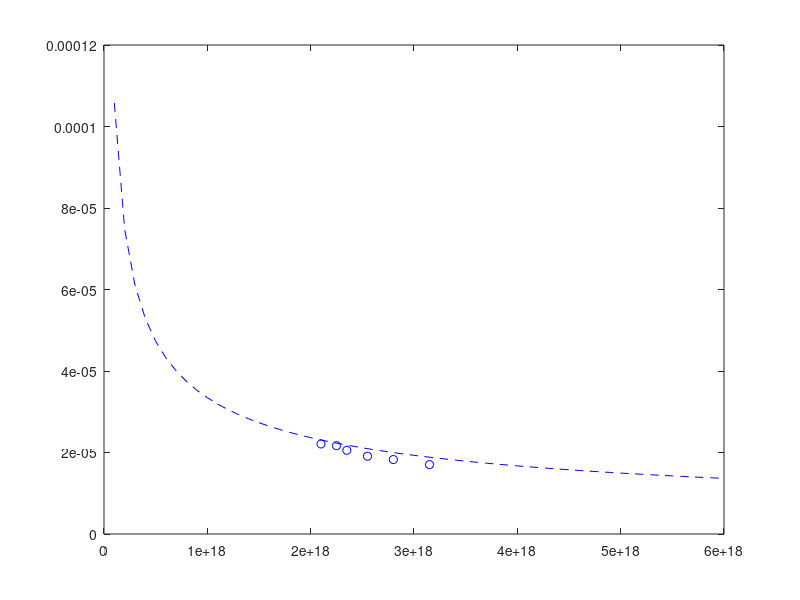

MATLAB code for this plot: (Note: this script raises an error after producing the figure.)

%addpath(genpath('O:\Ludwig\Matlab'))


c = 3e8;
%w_l = 2*pi*c / lambda;
eps = 8.854e-12;
m_e = 9.1e-31;
q = -1.6e-19;
n_e = 0:5;
dens = 0:0.1e18:6e18;
dens2 = 8e18:2e18:18e18;

%pressure = 8:2:18;
density_PW = [2.05e18 2.27e18 2.47e18 2.84e18 3.01e18 3.46e18];
density_PW_new2 = [ 2.22e18 2.37e18 2.73e18 2.95e18 3.07e18 3.64e18];
denisty_fit_av = [2.1e18 2.25e18 2.35e18 2.55e18 2.8e18 3.15e18];
density_fit_av_new2 = [2.29e18 2.38e18 2.65e18 3.07e18 3.35e18 3.86e18];
density_interf_minmax = [2.3e18 2.8e18 3.1e18 3.6e18 3.9e18 4.4e18];
density_interf_minmax_new = [2.69e18 2.87e18 3.27e18 3.56e18 3.89e18 4.48e18];
density_interf_av = [ 2.26e18 2.76e18 2.88e18 3.45e18 3.72e18 4.0e18];
PW_length = [23e-6 22e-6 21e-6 20e-6 19e-6 17e-6];
PW_length_new = [23e-6 22e-6 21e-6 20e-6 19.3e-6 18e-6];
PW_length_new2 = [22.43e-6 21.72e-6 20.25e-6 19.47e-6 19.07e-6 17.52e-6];
lambda_p = 2*pi*c*sqrt((eps*m_e)./(density_fit_av_new2*1e6*q^2));
lambda_p_calc = 2*pi*c*sqrt((eps*m_e)./(dens*1e6*q^2));

%error
err_density_fit_av = [0.075*2.1e18 0.075*2.25e18 0.09*2.35e18 0.085*2.55e18 0.085*2.8e18 0.08*3.15e18];
err_density_fit_av_new2 = [0.052*2.29e18 0.049*2.38e18 0.043*2.65e18 0.042*3.07e18 0.041*3.35e18 0.044*3.86e18];
err_neg_PW_new = [0.093*2.0e18 0.097*2.3e18 0.101*2.5e18 0.109*2.8e18 0.11*3.2e18 0.118*3.9e18];
err_pos_PW_new = [0.107*2.0e18 0.115*2.3e18 0.121*2.5e18 0.127*2.8e18 0.133*3.2e18 0.142*3.9e18];
err_neg_PW_length_new = [0.051*23e-6 0.054*22e-6 0.056*21e-6 0.060*20e-6 0.062*19.3e-6 0.067*18e-6];
err_pos_PW_length_new = [0.047*23e-6 0.054*22e-6 0.052*21e-6 0.055*20e-6 0.057*19.3e-6 0.067*18e-6];
err_PW_length_new2 = [0.026*22.43e-6 0.024*21.72e-6 0.026*20.25e-6 0.027*19.47e-6 0.035*19.07e-6 0.030*17.52e-6];
%figure(11);
%plot(density_interf_minmax_new,PW_length_new,density_interf_minmax_new,lambda_p)


%simulation
PW_length_sim_ao4 = 21e-6;
PW_length_sim_ao2 = 20.05e-6;



diff = sum(PW_length-lambda_p)/length(PW_length);

p = polyfit(denisty_fit_av,lambda_p,2);
fit1 = p(1)*dens.^2+p(2)*dens+p(3);
p2 = polyfit(denisty_fit_av,PW_length_new,2);
fit2 = p2(1)*dens.^2+p2(2)*dens+p2(3);

figure(12)
plot(denisty_fit_av,lambda_p,'bo',dens,lambda_p_calc,'b--')
hold on
errorbarxy(denisty_fit_av,PW_length_new,err_density_fit_av,err_density_fit_av,err_neg_PW_length_new,err_pos_PW_length_new,{'rx','r','r'})
%plot(denisty_fit_av,PW_length_new,'o',dens,fit2)
plot(dens,fit2,'r')

hold off

%density from PW

lambda_pPW =2*pi*c*sqrt((eps*m_e)./(density_PW_new2*1e6*q^2));
p3 = polyfit(density_PW_new2,lambda_pPW,2);
fit3 = p3(1)*dens.^2+p3(2)*dens+p3(3);
p4 = polyfit(density_PW_new2,PW_length_new2,2);
fit4 = p4(1)*dens.^2+p4(2)*dens+p4(3);

figure(13)
plot(dens,lambda_p_calc,'b--')
hold on
errorbarxy(density_fit_av_new2,PW_length_new2,err_density_fit_av_new2,err_density_fit_av_new2,err_PW_length_new2,err_PW_length_new2,{'rx','r','r'})
%plot(denisty_fit_av,PW_length_new,'o',dens,fit2)
plot(3e18,PW_length_sim_ao2,'dg')
plot(3e18,PW_length_sim_ao4,'dg')
hold off

